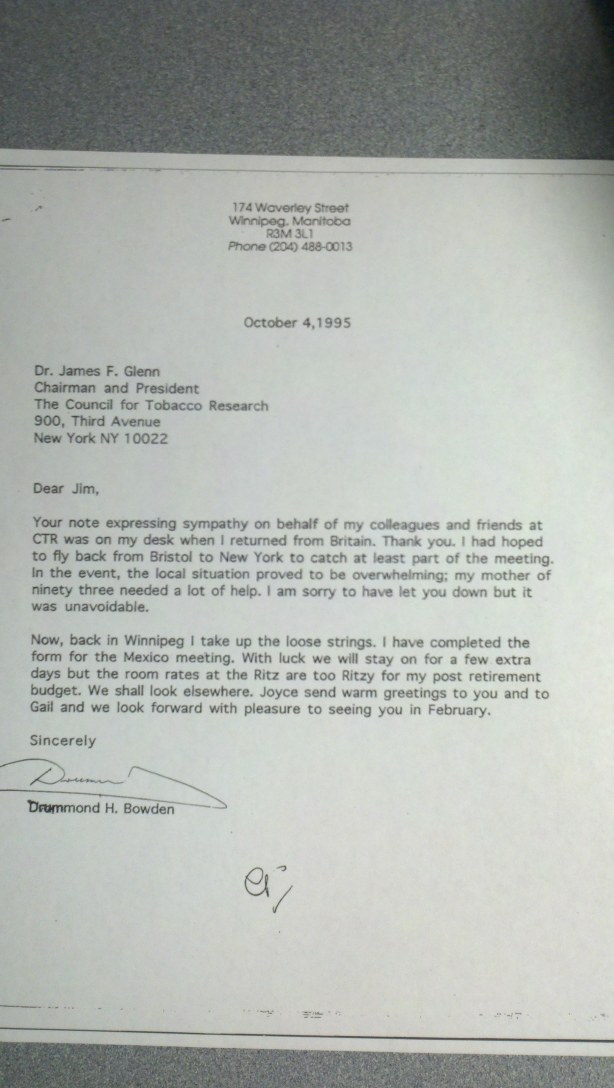
#> input picture 2012-04-16_17-42-59_923.jpg, 1840 x 3264 px (shown at 1/3 size)
$ python scan.py --image 2012-04-16_17-42-59_923.jpg   (older library calls are emulated)
#> lines starting #> are read from the running program, lines starting #| are printed output that depends on the picture; after the words box and inside, x2 and y2 are one past the last pixel; in counts of white or black regions, pixels touching at a corner belong together
# import the necessary packages
from imutils.perspective import four_point_transform
from skimage.filters import threshold_local
import numpy as np
import argparse
import cv2
import imutils

# construct the argument parser and parse the arguments
ap = argparse.ArgumentParser()
ap.add_argument("-i", "--image", required = True,
	help = "Path to the image to be scanned")
args = vars(ap.parse_args())


# load the image and compute the ratio of the old height
# to the new height, clone it, and resize it
image = cv2.imread(args["image"])
#> image is the input picture: shape (3264, 1840, 3); mean B, G, R 175.2, 180.4, 175.7
ratio = image.shape[0] / 500.0
#> ratio = 6.53
orig = image.copy()
image = imutils.resize(image, height = 500)
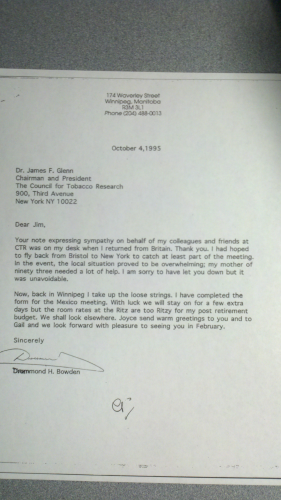
#> image: shape (500, 281, 3); mean B, G, R 175.2, 180.4, 175.7
screenCnt = None
# convert the image to grayscale, blur it, and find edges
# in the image
gray = cv2.cvtColor(image, cv2.COLOR_BGR2GRAY)
gray = cv2.GaussianBlur(gray, (5, 5), 0)
## dialate
kernel = cv2.getStructuringElement(cv2.MORPH_RECT,(9,9))
gray = cv2.dilate(gray, kernel)
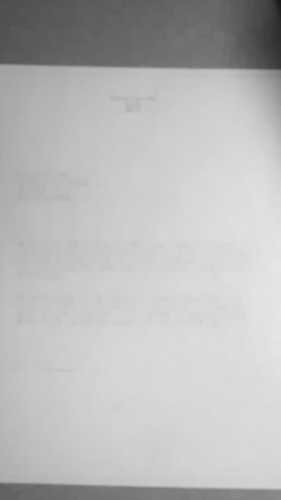
#> gray: shape (500, 281); min 24, max 230, mean 185.9
edged = cv2.Canny(gray, 75, 200)
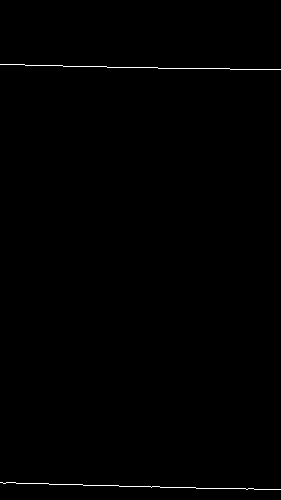
#> edged: shape (500, 281); 0.4% white in thin lines or dots, all inside (x1, y1, x2, y2) = (0, 64, 281, 490)


# show the original image and the edge detected image
print("STEP 1: Edge Detection")
cv2.imshow("Image", image)
cv2.imshow("Edged", edged)
cv2.waitKey(0)
cv2.destroyAllWindows()


pts = np.argwhere(edged>0)
#> pts = 562 pairs, first value 64 to 489, second value 0 to 280
y1,x1 = pts.min(axis=0)
#> y1 = 64; x1 = 0
y2,x2 = pts.max(axis=0)
#> y2 = 489; x2 = 280
if (x1 < 4 or x2 >image.shape[0]-4):
	print(y1,x1,y2,x2)
#| 64 0 489 280
	cropped = orig[int(y1*ratio):int(y2*ratio), int(x1*ratio):int(x2*ratio)]
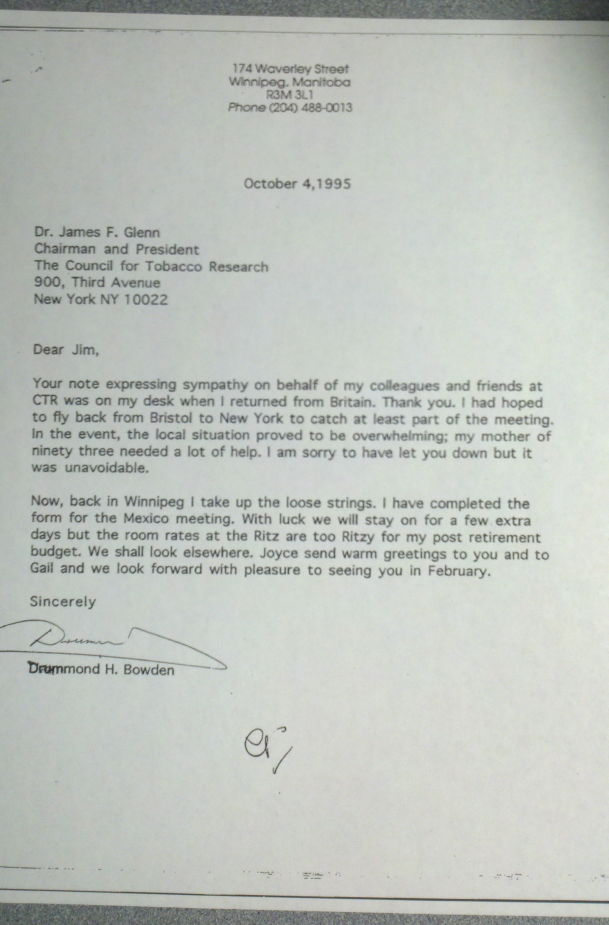
#> cropped: shape (2775, 1827, 3) (shown at 1/3 size); mean B, G, R 189.6, 195.4, 190.7
	print("STEP 1: Edge Detection")
	cv2.imshow("Crop", imutils.resize(cropped, height = 800))
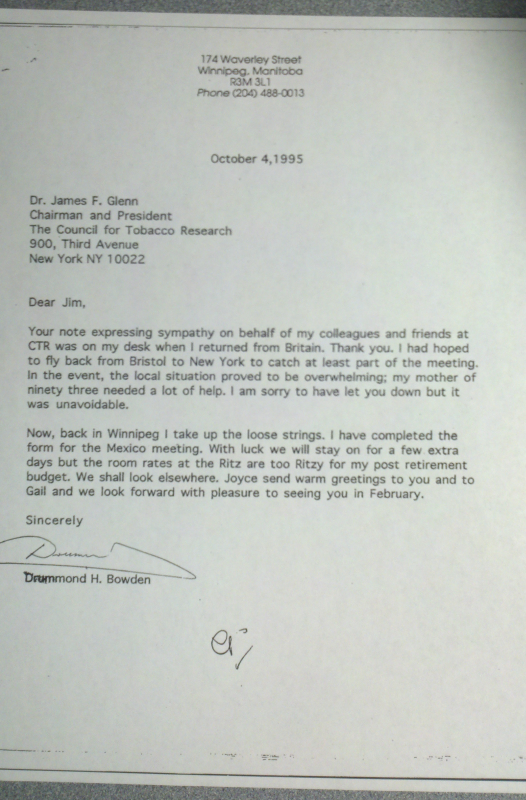
#> window 'Crop': shape (800, 526, 3); mean B, G, R 189.6, 195.4, 190.7
	cv2.waitKey(0)
	cv2.destroyAllWindows()
	# convert the warped image to grayscale, then threshold it
	# to give it that 'black and white' paper effect
	warped = cv2.cvtColor(cropped, cv2.COLOR_BGR2GRAY)
	T = threshold_local(warped, 11, offset = 10, method = "gaussian")
	warped = (warped > T).astype("uint8") * 255
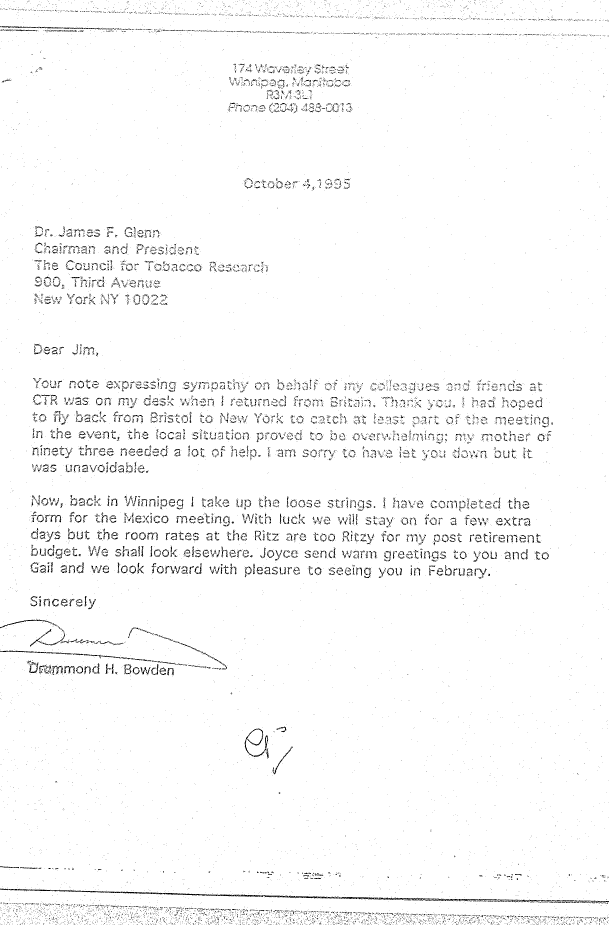
#> warped: shape (2775, 1827) (shown at 1/3 size); 97.5% white; black in thin lines or dots
	cv2.imshow("Original", imutils.resize(cv2.imread(args["image"]), height = 800))
	cv2.imshow("Scanned", imutils.resize(warped, height = 800))
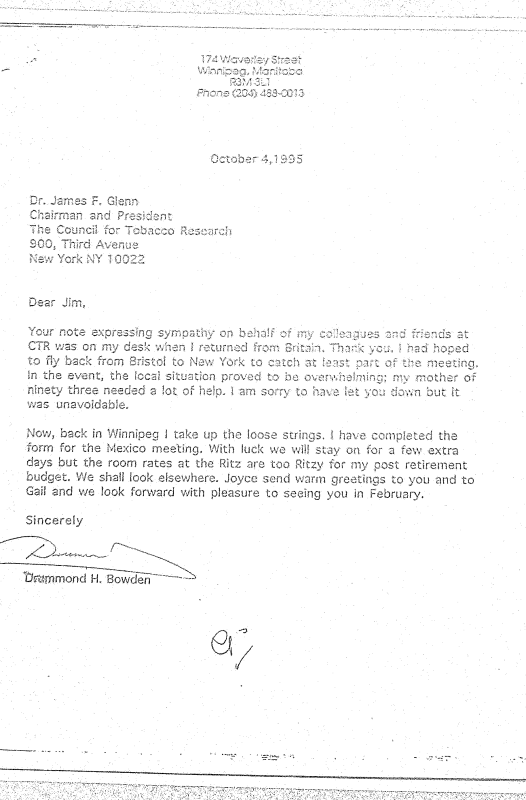
#> window 'Scanned': shape (800, 526); min 0, max 255, mean 248.8
	cv2.waitKey(0)
	exit()
#> (the program exits here)

$ run again, on 2012-04-23_12-21-51_276.jpg
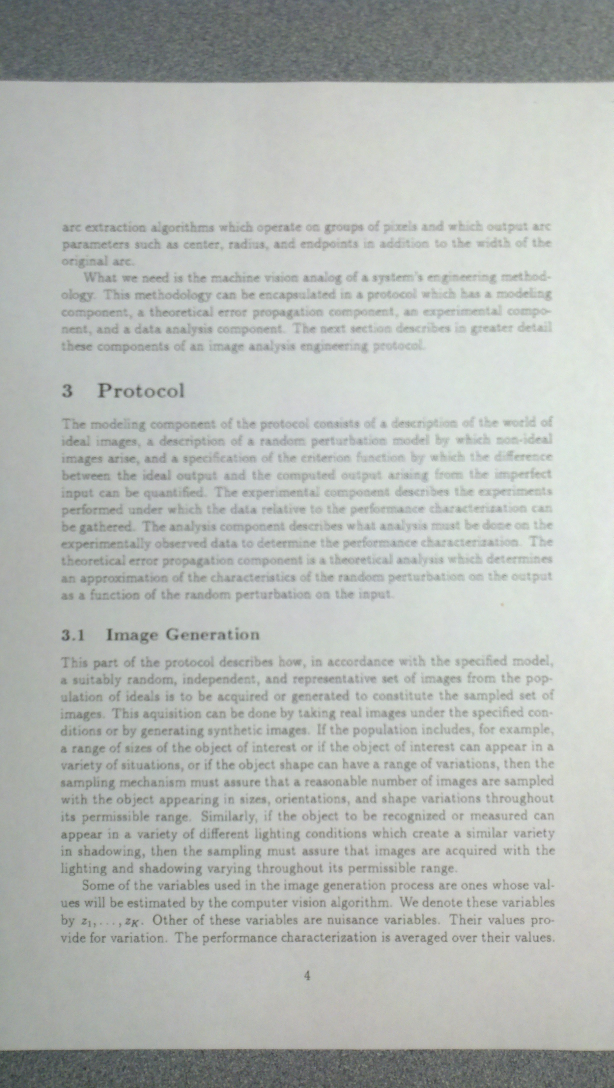
#> input picture 2012-04-23_12-21-51_276.jpg, 1840 x 3264 px (shown at 1/3 size)
#> image is the input picture: shape (3264, 1840, 3); mean B, G, R 181.8, 185.6, 181.5
#> image: shape (500, 281, 3)
#> `edged = cv2.Canny(gray, 75, 200)`:
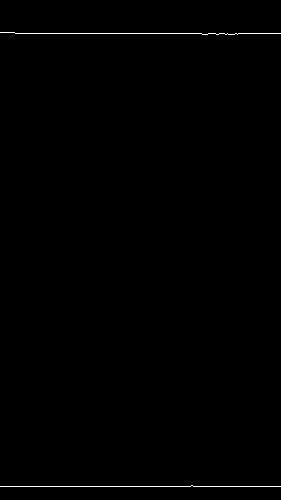
#> edged: shape (500, 281); 0.4% white in thin lines or dots
#> pts = 562 pairs, first value 32 to 486, second value 0 to 280
#> y1 = 32; x1 = 0
#> y2 = 486; x2 = 280
#| 32 0 486 280
#> `cv2.imshow("Scanned", imutils.resize(warped, height = 800))`:
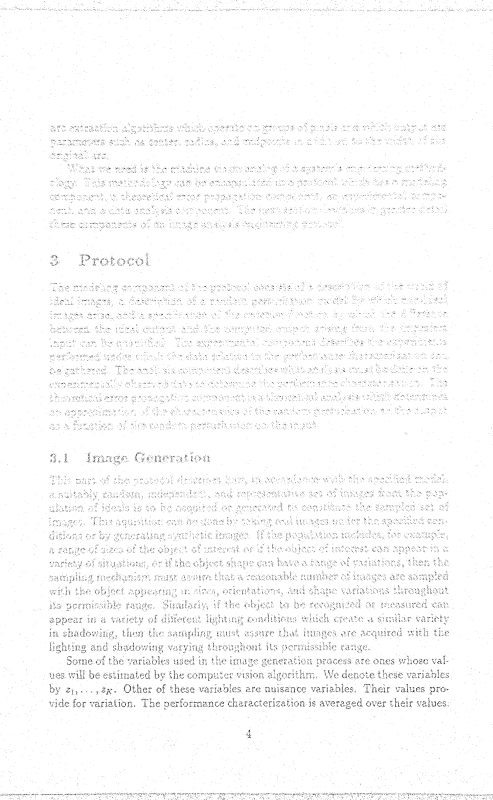
#> window 'Scanned': shape (800, 493); min 45, max 255, mean 250
